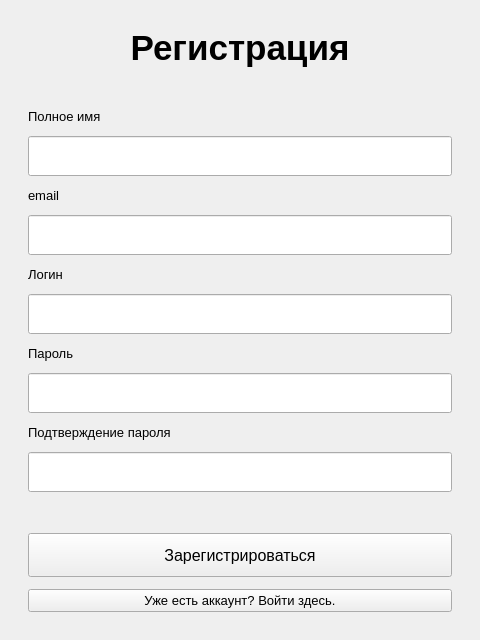
<?xml version="1.0" encoding="UTF-8"?>
<ui version="4.0">
 <class>RegistrationWindow</class>
 <widget class="QWidget" name="RegistrationWindow">
  <property name="geometry">
   <rect>
    <x>0</x>
    <y>0</y>
    <width>480</width>
    <height>640</height>
   </rect>
  </property>
  <property name="sizePolicy">
   <sizepolicy hsizetype="Fixed" vsizetype="Fixed">
    <horstretch>0</horstretch>
    <verstretch>0</verstretch>
   </sizepolicy>
  </property>
  <property name="minimumSize">
   <size>
    <width>440</width>
    <height>580</height>
   </size>
  </property>
  <property name="maximumSize">
   <size>
    <width>600</width>
    <height>800</height>
   </size>
  </property>
  <property name="windowTitle">
   <string>Окно Регистрации</string>
  </property>
  <layout class="QVBoxLayout" name="verticalLayout">
   <property name="spacing">
    <number>12</number>
   </property>
   <property name="leftMargin">
    <number>28</number>
   </property>
   <property name="topMargin">
    <number>28</number>
   </property>
   <property name="rightMargin">
    <number>28</number>
   </property>
   <property name="bottomMargin">
    <number>28</number>
   </property>
   <item>
    <widget class="QLabel" name="registerLabel">
     <property name="font">
      <font>
       <pointsize>26</pointsize>
       <weight>75</weight>
      </font>
     </property>
     <property name="text">
      <string>Регистрация</string>
     </property>
     <property name="alignment">
      <set>Qt::AlignCenter</set>
     </property>
    </widget>
   </item>
   <item>
    <spacer name="verticalSpacer_1">
     <property name="orientation">
      <enum>Qt::Vertical</enum>
     </property>
     <property name="sizeHint" stdset="0">
      <size>
       <width>20</width>
       <height>20</height>
      </size>
     </property>
    </spacer>
   </item>

   <!-- Поля ввода -->
   <item>
    <widget class="QLabel" name="fullNameLabel">
     <property name="font">
      <font>
       <pointsize>10</pointsize>
      </font>
     </property>
     <property name="text">
      <string>Полное имя</string>
     </property>
    </widget>
   </item>
   <item>
    <widget class="QLineEdit" name="fullNameLine">
     <property name="minimumSize">
      <size>
       <width>0</width>
       <height>40</height>
      </size>
     </property>
     <property name="font">
      <font>
       <pointsize>11</pointsize>
      </font>
     </property>
    </widget>
   </item>

   <item>
    <widget class="QLabel" name="emailLabel">
     <property name="font">
      <font>
       <pointsize>10</pointsize>
      </font>
     </property>
     <property name="text">
      <string>email</string>
     </property>
    </widget>
   </item>
   <item>
    <widget class="QLineEdit" name="emailLine">
     <property name="minimumSize">
      <size>
       <width>0</width>
       <height>40</height>
      </size>
     </property>
     <property name="font">
      <font>
       <pointsize>11</pointsize>
      </font>
     </property>
    </widget>
   </item>

   <item>
    <widget class="QLabel" name="loginLabel">
     <property name="font">
      <font>
       <pointsize>10</pointsize>
      </font>
     </property>
     <property name="text">
      <string>Логин</string>
     </property>
    </widget>
   </item>
   <item>
    <widget class="QLineEdit" name="loginLine">
     <property name="minimumSize">
      <size>
       <width>0</width>
       <height>40</height>
      </size>
     </property>
     <property name="font">
      <font>
       <pointsize>11</pointsize>
      </font>
     </property>
    </widget>
   </item>

   <item>
    <widget class="QLabel" name="passwordLabel">
     <property name="font">
      <font>
       <pointsize>10</pointsize>
      </font>
     </property>
     <property name="text">
      <string>Пароль</string>
     </property>
    </widget>
   </item>
   <item>
    <widget class="QLineEdit" name="passwordLine">
     <property name="minimumSize">
      <size>
       <width>0</width>
       <height>40</height>
      </size>
     </property>
     <property name="font">
      <font>
       <pointsize>11</pointsize>
      </font>
     </property>
     <property name="echoMode">
      <enum>QLineEdit::Password</enum>
     </property>
    </widget>
   </item>

   <item>
    <widget class="QLabel" name="confirmPasswordLabel">
     <property name="font">
      <font>
       <pointsize>10</pointsize>
      </font>
     </property>
     <property name="text">
      <string>Подтверждение пароля</string>
     </property>
    </widget>
   </item>
   <item>
    <widget class="QLineEdit" name="confirmPasswordLine">
     <property name="minimumSize">
      <size>
       <width>0</width>
       <height>40</height>
      </size>
     </property>
     <property name="font">
      <font>
       <pointsize>11</pointsize>
      </font>
     </property>
     <property name="echoMode">
      <enum>QLineEdit::Password</enum>
     </property>
    </widget>
   </item>

   <item>
    <spacer name="verticalSpacer_2">
     <property name="orientation">
      <enum>Qt::Vertical</enum>
     </property>
     <property name="sizeHint" stdset="0">
      <size>
       <width>20</width>
       <height>10</height>
      </size>
     </property>
    </spacer>
   </item>

   <item>
    <widget class="QPushButton" name="registerButton">
     <property name="minimumSize">
      <size>
       <width>0</width>
       <height>44</height>
      </size>
     </property>
     <property name="font">
      <font>
       <pointsize>12</pointsize>
      </font>
     </property>
     <property name="text">
      <string>Зарегистрироваться</string>
     </property>
    </widget>
   </item>

   <item>
    <widget class="QPushButton" name="authorizationLink">
     <property name="font">
      <font>
       <pointsize>10</pointsize>
      </font>
     </property>
     <property name="text">
      <string>Уже есть аккаунт? Войти здесь.</string>
     </property>
    </widget>
   </item>

  </layout>
 </widget>
 <resources/>
 <connections/>
</ui>
